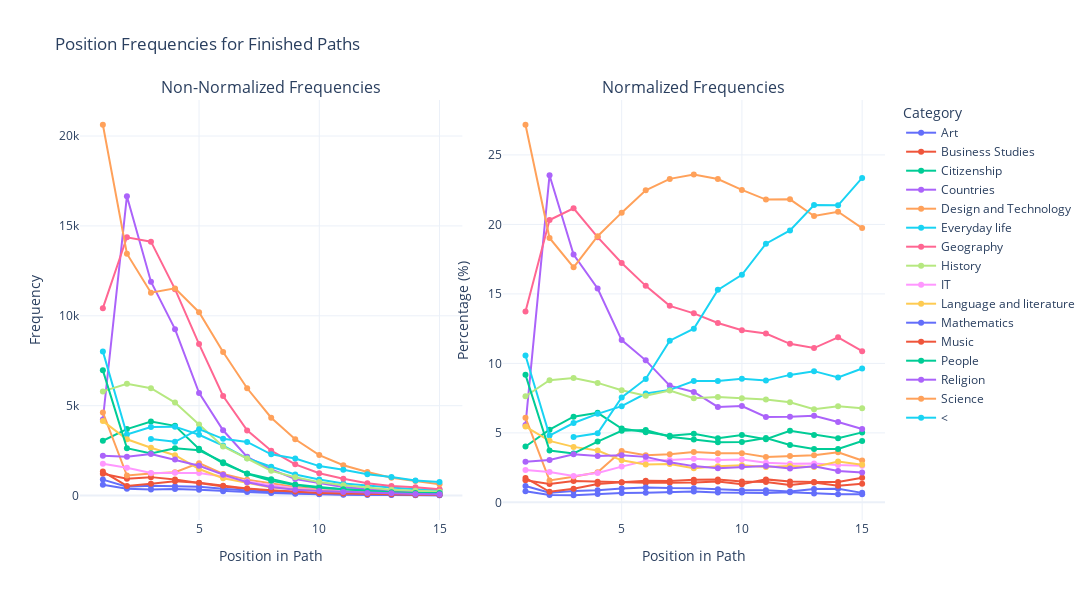

This figure's notebook cell:
### Markdown cell above
#### Transitions within categories (included self-category)

Example :
- Science -> Science -> Science
- Science -> Science -> Science -> Citizenship -> Design and Technology

### Code cell
df_position_data = get_position_frequencies(common_paths, max_position=15)
plot_position_line(df_position_data, title="Position Frequencies for Finished Paths")

### Figure 1 — Plotly figure (JSON) as saved in the notebook; plotly's stock layout.template omitted (floating-point values rounded to 4 significant figures)
{"data": [{"line": {"color": "#636EFA"}, "mode": "lines+markers", "name": "Art", "type": "scatter", "x": [1, 2, 3, 4, 5, 6, 7, 8, 9, 10, 11, 12, 13, 14, 15], "xaxis": "x", "y": [608, 378, 342, 362, 331, 247, 194, 143, 96, 71, 52, 44, 31, 23, 19], "yaxis": "y"}, {"line": {"color": "#EF553B"}, "mode": "lines+markers", "name": "Business Studies", "type": "scatter", "x": [1, 2, 3, 4, 5, 6, 7, 8, 9, 10, 11, 12, 13, 14, 15], "xaxis": "x", "y": [1213, 933, 1027, 891, 703, 500, 362, 261, 202, 131, 128, 91, 71, 57, 57], "yaxis": "y"}, {"line": {"color": "#00CC96"}, "mode": "lines+markers", "name": "Citizenship", "type": "scatter", "x": [1, 2, 3, 4, 5, 6, 7, 8, 9, 10, 11, 12, 13, 14, 15], "xaxis": "x", "y": [3050, 3700, 4117, 3878, 2599, 1792, 1231, 907, 621, 485, 352, 311, 234, 180, 162], "yaxis": "y"}, {"line": {"color": "#AB63FA"}, "mode": "lines+markers", "name": "Countries", "type": "scatter", "x": [1, 2, 3, 4, 5, 6, 7, 8, 9, 10, 11, 12, 13, 14, 15], "xaxis": "x", "y": [4233, 16651, 11900, 9259, 5713, 3633, 2155, 1459, 924, 695, 476, 372, 300, 226, 170], "yaxis": "y"}, {"line": {"color": "#FFA15A"}, "mode": "lines+markers", "name": "Design and Technology", "type": "scatter", "x": [1, 2, 3, 4, 5, 6, 7, 8, 9, 10, 11, 12, 13, 14, 15], "xaxis": "x", "y": [4626, 1118, 1227, 1300, 1805, 1207, 888, 666, 475, 355, 252, 201, 163, 141, 97], "yaxis": "y"}, {"line": {"color": "#19D3F3"}, "mode": "lines+markers", "name": "Everyday life", "type": "scatter", "x": [1, 2, 3, 4, 5, 6, 7, 8, 9, 10, 11, 12, 13, 14, 15], "xaxis": "x", "y": [8021, 3401, 3811, 3834, 3386, 2783, 2076, 1602, 1175, 891, 678, 554, 455, 351, 310], "yaxis": "y"}, {"line": {"color": "#FF6692"}, "mode": "lines+markers", "name": "Geography", "type": "scatter", "x": [1, 2, 3, 4, 5, 6, 7, 8, 9, 10, 11, 12, 13, 14, 15], "xaxis": "x", "y": [10426, 14368, 14124, 11484, 8428, 5539, 3627, 2497, 1737, 1241, 940, 689, 535, 464, 350], "yaxis": "y"}, {"line": {"color": "#B6E880"}, "mode": "lines+markers", "name": "History", "type": "scatter", "x": [1, 2, 3, 4, 5, 6, 7, 8, 9, 10, 11, 12, 13, 14, 15], "xaxis": "x", "y": [5796, 6214, 5975, 5173, 3949, 2729, 2064, 1375, 1020, 750, 573, 435, 323, 270, 218], "yaxis": "y"}, {"line": {"color": "#FF97FF"}, "mode": "lines+markers", "name": "IT", "type": "scatter", "x": [1, 2, 3, 4, 5, 6, 7, 8, 9, 10, 11, 12, 13, 14, 15], "xaxis": "x", "y": [1768, 1547, 1262, 1274, 1259, 1064, 781, 576, 411, 309, 221, 168, 135, 105, 85], "yaxis": "y"}, {"line": {"color": "#FECB52"}, "mode": "lines+markers", "name": "Language and literature", "type": "scatter", "x": [1, 2, 3, 4, 5, 6, 7, 8, 9, 10, 11, 12, 13, 14, 15], "xaxis": "x", "y": [4143, 3131, 2665, 2247, 1480, 967, 708, 451, 349, 268, 197, 158, 123, 115, 87], "yaxis": "y"}, {"line": {"color": "#636EFA"}, "mode": "lines+markers", "name": "Mathematics", "type": "scatter", "x": [1, 2, 3, 4, 5, 6, 7, 8, 9, 10, 11, 12, 13, 14, 15], "xaxis": "x", "y": [890, 491, 544, 522, 487, 380, 263, 188, 126, 87, 68, 47, 46, 38, 22], "yaxis": "y"}, {"line": {"color": "#EF553B"}, "mode": "lines+markers", "name": "Music", "type": "scatter", "x": [1, 2, 3, 4, 5, 6, 7, 8, 9, 10, 11, 12, 13, 14, 15], "xaxis": "x", "y": [1334, 539, 656, 795, 711, 551, 394, 300, 221, 150, 114, 75, 69, 47, 43], "yaxis": "y"}, {"line": {"color": "#00CC96"}, "mode": "lines+markers", "name": "People", "type": "scatter", "x": [1, 2, 3, 4, 5, 6, 7, 8, 9, 10, 11, 12, 13, 14, 15], "xaxis": "x", "y": [6965, 2639, 2349, 2631, 2521, 1853, 1212, 830, 582, 436, 358, 249, 185, 150, 142], "yaxis": "y"}, {"line": {"color": "#AB63FA"}, "mode": "lines+markers", "name": "Religion", "type": "scatter", "x": [1, 2, 3, 4, 5, 6, 7, 8, 9, 10, 11, 12, 13, 14, 15], "xaxis": "x", "y": [2213, 2159, 2310, 2005, 1658, 1164, 739, 479, 331, 257, 203, 147, 125, 88, 69], "yaxis": "y"}, {"line": {"color": "#FFA15A"}, "mode": "lines+markers", "name": "Science", "type": "scatter", "x": [1, 2, 3, 4, 5, 6, 7, 8, 9, 10, 11, 12, 13, 14, 15], "xaxis": "x", "y": [20627, 13456, 11287, 11525, 10199, 7985, 5970, 4332, 3131, 2253, 1686, 1317, 993, 817, 635], "yaxis": "y"}, {"line": {"color": "#19D3F3"}, "mode": "lines+markers", "name": "<", "type": "scatter", "x": [3, 4, 5, 6, 7, 8, 9, 10, 11, 12, 13, 14, 15], "xaxis": "x", "y": [3144, 2993, 3695, 3158, 2984, 2295, 2058, 1641, 1440, 1182, 1031, 835, 751], "yaxis": "y"}, {"line": {"color": "#636EFA"}, "mode": "lines+markers", "name": "Art", "showlegend": false, "type": "scatter", "x": [1, 2, 3, 4, 5, 6, 7, 8, 9, 10, 11, 12, 13, 14, 15], "xaxis": "x2", "y": [0.8009, 0.5345, 0.5124, 0.6016, 0.6766, 0.6948, 0.7564, 0.7788, 0.7133, 0.7086, 0.672, 0.7285, 0.6433, 0.5887, 0.5906], "yaxis": "y2"}, {"line": {"color": "#EF553B"}, "mode": "lines+markers", "name": "Business Studies", "showlegend": false, "type": "scatter", "x": [1, 2, 3, 4, 5, 6, 7, 8, 9, 10, 11, 12, 13, 14, 15], "xaxis": "x2", "y": [1.598, 1.319, 1.539, 1.481, 1.437, 1.406, 1.411, 1.421, 1.501, 1.307, 1.654, 1.507, 1.473, 1.459, 1.772], "yaxis": "y2"}, {"line": {"color": "#00CC96"}, "mode": "lines+markers", "name": "Citizenship", "showlegend": false, "type": "scatter", "x": [1, 2, 3, 4, 5, 6, 7, 8, 9, 10, 11, 12, 13, 14, 15], "xaxis": "x2", "y": [4.018, 5.232, 6.169, 6.445, 5.312, 5.041, 4.8, 4.94, 4.614, 4.84, 4.549, 5.149, 4.856, 4.607, 5.036], "yaxis": "y2"}, {"line": {"color": "#AB63FA"}, "mode": "lines+markers", "name": "Countries", "showlegend": false, "type": "scatter", "x": [1, 2, 3, 4, 5, 6, 7, 8, 9, 10, 11, 12, 13, 14, 15], "xaxis": "x2", "y": [5.576, 23.54, 17.83, 15.39, 11.68, 10.22, 8.402, 7.946, 6.865, 6.936, 6.151, 6.159, 6.225, 5.784, 5.284], "yaxis": "y2"}, {"line": {"color": "#FFA15A"}, "mode": "lines+markers", "name": "Design and Technology", "showlegend": false, "type": "scatter", "x": [1, 2, 3, 4, 5, 6, 7, 8, 9, 10, 11, 12, 13, 14, 15], "xaxis": "x2", "y": [6.094, 1.581, 1.838, 2.16, 3.689, 3.395, 3.462, 3.627, 3.529, 3.543, 3.257, 3.328, 3.382, 3.609, 3.015], "yaxis": "y2"}, {"line": {"color": "#19D3F3"}, "mode": "lines+markers", "name": "Everyday life", "showlegend": false, "type": "scatter", "x": [1, 2, 3, 4, 5, 6, 7, 8, 9, 10, 11, 12, 13, 14, 15], "xaxis": "x2", "y": [10.57, 4.809, 5.71, 6.372, 6.921, 7.828, 8.094, 8.725, 8.73, 8.892, 8.762, 9.172, 9.442, 8.984, 9.636], "yaxis": "y2"}, {"line": {"color": "#FF6692"}, "mode": "lines+markers", "name": "Geography", "showlegend": false, "type": "scatter", "x": [1, 2, 3, 4, 5, 6, 7, 8, 9, 10, 11, 12, 13, 14, 15], "xaxis": "x2", "y": [13.73, 20.32, 21.16, 19.08, 17.23, 15.58, 14.14, 13.6, 12.91, 12.39, 12.15, 11.41, 11.1, 11.88, 10.88], "yaxis": "y2"}, {"line": {"color": "#B6E880"}, "mode": "lines+markers", "name": "History", "showlegend": false, "type": "scatter", "x": [1, 2, 3, 4, 5, 6, 7, 8, 9, 10, 11, 12, 13, 14, 15], "xaxis": "x2", "y": [7.635, 8.786, 8.953, 8.597, 8.072, 7.676, 8.047, 7.489, 7.579, 7.485, 7.405, 7.202, 6.703, 6.911, 6.776], "yaxis": "y2"}, {"line": {"color": "#FF97FF"}, "mode": "lines+markers", "name": "IT", "showlegend": false, "type": "scatter", "x": [1, 2, 3, 4, 5, 6, 7, 8, 9, 10, 11, 12, 13, 14, 15], "xaxis": "x2", "y": [2.329, 2.187, 1.891, 2.117, 2.573, 2.993, 3.045, 3.137, 3.054, 3.084, 2.856, 2.781, 2.801, 2.687, 2.642], "yaxis": "y2"}, {"line": {"color": "#FECB52"}, "mode": "lines+markers", "name": "Language and literature", "showlegend": false, "type": "scatter", "x": [1, 2, 3, 4, 5, 6, 7, 8, 9, 10, 11, 12, 13, 14, 15], "xaxis": "x2", "y": [5.458, 4.427, 3.993, 3.734, 3.025, 2.72, 2.76, 2.456, 2.593, 2.675, 2.546, 2.616, 2.552, 2.943, 2.704], "yaxis": "y2"}, {"line": {"color": "#636EFA"}, "mode": "lines+markers", "name": "Mathematics", "showlegend": false, "type": "scatter", "x": [1, 2, 3, 4, 5, 6, 7, 8, 9, 10, 11, 12, 13, 14, 15], "xaxis": "x2", "y": [1.172, 0.6942, 0.8151, 0.8675, 0.9954, 1.069, 1.025, 1.024, 0.9362, 0.8683, 0.8788, 0.7781, 0.9546, 0.9726, 0.6839], "yaxis": "y2"}, {"line": {"color": "#EF553B"}, "mode": "lines+markers", "name": "Music", "showlegend": false, "type": "scatter", "x": [1, 2, 3, 4, 5, 6, 7, 8, 9, 10, 11, 12, 13, 14, 15], "xaxis": "x2", "y": [1.757, 0.7621, 0.9829, 1.321, 1.453, 1.55, 1.536, 1.634, 1.642, 1.497, 1.473, 1.242, 1.432, 1.203, 1.337], "yaxis": "y2"}, {"line": {"color": "#00CC96"}, "mode": "lines+markers", "name": "People", "showlegend": false, "type": "scatter", "x": [1, 2, 3, 4, 5, 6, 7, 8, 9, 10, 11, 12, 13, 14, 15], "xaxis": "x2", "y": [9.175, 3.731, 3.52, 4.372, 5.153, 5.212, 4.726, 4.52, 4.324, 4.351, 4.627, 4.123, 3.839, 3.839, 4.414], "yaxis": "y2"}, {"line": {"color": "#AB63FA"}, "mode": "lines+markers", "name": "Religion", "showlegend": false, "type": "scatter", "x": [1, 2, 3, 4, 5, 6, 7, 8, 9, 10, 11, 12, 13, 14, 15], "xaxis": "x2", "y": [2.915, 3.053, 3.461, 3.332, 3.389, 3.274, 2.881, 2.609, 2.459, 2.565, 2.623, 2.434, 2.594, 2.252, 2.145], "yaxis": "y2"}, {"line": {"color": "#FFA15A"}, "mode": "lines+markers", "name": "Science", "showlegend": false, "type": "scatter", "x": [1, 2, 3, 4, 5, 6, 7, 8, 9, 10, 11, 12, 13, 14, 15], "xaxis": "x2", "y": [27.17, 19.03, 16.91, 19.15, 20.85, 22.46, 23.28, 23.59, 23.26, 22.49, 21.79, 21.8, 20.61, 20.91, 19.74], "yaxis": "y2"}, {"line": {"color": "#19D3F3"}, "mode": "lines+markers", "name": "<", "showlegend": false, "type": "scatter", "x": [3, 4, 5, 6, 7, 8, 9, 10, 11, 12, 13, 14, 15], "xaxis": "x2", "y": [4.711, 4.974, 7.553, 8.883, 11.63, 12.5, 15.29, 16.38, 18.61, 19.57, 21.39, 21.37, 23.34], "yaxis": "y2"}], "layout": {"annotations": [{"font": {"size": 16}, "showarrow": false, "text": "Non-Normalized Frequencies", "x": 0.2375, "xanchor": "center", "xref": "paper", "y": 1, "yanchor": "bottom", "yref": "paper"}, {"font": {"size": 16}, "showarrow": false, "text": "Normalized Frequencies", "x": 0.7625, "xanchor": "center", "xref": "paper", "y": 1, "yanchor": "bottom", "yref": "paper"}], "height": 600, "legend": {"title": {"text": "Category"}}, "title": {"text": "Position Frequencies for Finished Paths"}, "width": 1200, "xaxis": {"anchor": "y", "domain": [0, 0.475], "title": {"text": "Position in Path"}}, "xaxis2": {"anchor": "y2", "domain": [0.525, 1], "title": {"text": "Position in Path"}}, "yaxis": {"anchor": "x", "domain": [0, 1], "title": {"text": "Frequency"}}, "yaxis2": {"anchor": "x2", "domain": [0, 1], "title": {"text": "Percentage (%)"}}}}
